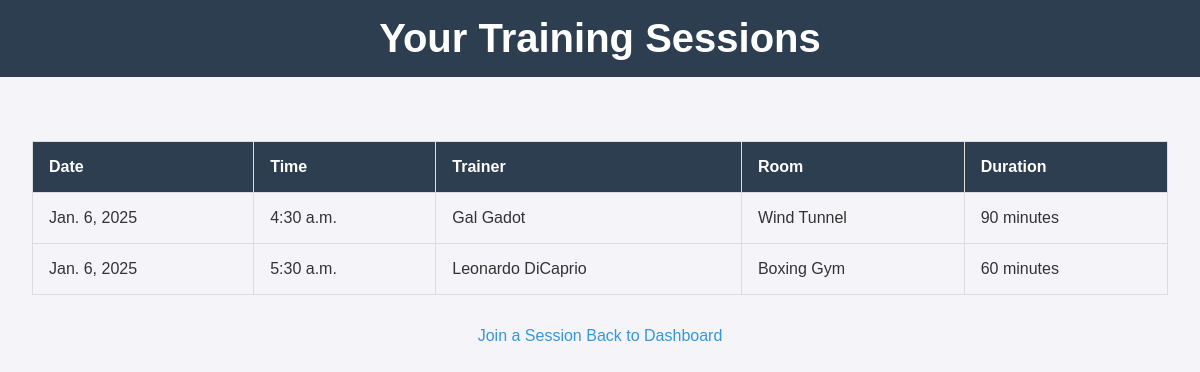
/joined-sessions/ (signed in), run on the app's committed database.
### fitness_app/models.py (models this page shows, shortened)
class MemberJoinsSession(models.Model):
    member = models.ForeignKey(Member, on_delete=models.CASCADE)
    session = models.ForeignKey(TrainingSession, on_delete=models.CASCADE)
    joined_date = models.DateTimeField(auto_now_add=True)
    attended = models.BooleanField(default=False)
    class Meta:
        unique_together = ('member', 'session')

class TrainingSession(models.Model):
    trainer = models.ForeignKey('Trainer', on_delete=models.CASCADE)
    space = models.ForeignKey('Space', on_delete=models.CASCADE)
    date = models.DateField()
    time = models.TimeField()
    duration = models.PositiveIntegerField()  # Duration in minutes

class Trainer(models.Model):
    user = models.OneToOneField(User, on_delete=models.CASCADE, null=True, blank=True)
    trainer_id = models.AutoField(primary_key=True)
    first_name = models.CharField(max_length=50)
    last_name = models.CharField(max_length=50)

class Space(models.Model):
    YOGA_STUDIO = "Yoga Studio"
    TREADMILL_ROOM = "Treadmill Room"
    WEIGHT_ROOM_1 = "Weight Room 1"
    WEIGHT_ROOM_2 = "Weight Room 2"
    WEIGHT_ROOM_3 = "Weight Room 3"
    BOXING_GYM = "Boxing Gym"
    CROSSFIT_GYM = "CrossFit Gym"
    WIND_TUNNEL = "Wind Tunnel"
    DANCE_STUDIO = "Dance Studio"
    SPACE_CHOICES = [
        (YOGA_STUDIO, "Yoga Studio"),
        (TREADMILL_ROOM, "Treadmill Room"),
        (WEIGHT_ROOM_1, "Weight Room 1"),
        (WEIGHT_ROOM_2, "Weight Room 2"),
        (WEIGHT_ROOM_3, "Weight Room 3"),
        (BOXING_GYM, "Boxing Gym"),
        (CROSSFIT_GYM, "CrossFit Gym"),
        (WIND_TUNNEL, "Wind Tunnel"),
        (DANCE_STUDIO, "Dance Studio"),
    ]
    name = models.CharField(max_length=50, choices=SPACE_CHOICES, unique=True)

### fitness_app/views.py (the view)
# urls.py: path('joined-sessions/', views.joined_sessions, name='joined_sessions'),
@login_required
def joined_sessions(request):
    member = Member.objects.get(id=request.user.id)
    joined_sessions = MemberJoinsSession.objects.filter(member=member)
    return render(request, "joined_sessions.html", {"joined_sessions": joined_sessions})

### fitness_app/templates/joined_sessions.html (shortened to what this page needs)
{% load static %}
<!DOCTYPE html>
<html lang="en">
<head>
    <link rel="stylesheet" href="{% static 'css/style.css' %}">
</head>
<body>
    <header>
        <h1>Your Training Sessions</h1>
    </header>
    <main>
        {% if joined_sessions %}
            <table>
                <thead>
                    <tr>
                        <th>Date</th>
                        <th>Time</th>
                        <th>Trainer</th>
                        <th>Room</th>
                        <th>Duration</th>
                    </tr>
                </thead>
                <tbody>
                    {% for join in joined_sessions %}
                        <tr>
                            <td>{{ join.session.date }}</td>
                            <td>{{ join.session.time }}</td>
                            <td>{{ join.session.trainer.first_name }} {{ join.session.trainer.last_name }}</td>
                            <td>{{ join.session.space.name }}</td>
                            <td>{{ join.session.duration }} minutes</td>
                        </tr>
                    {% endfor %}
                </tbody>
            </table>
        {% else %}
            <p>You have not joined any sessions yet.</p>
        {% endif %}
        <div class="navigation-buttons">
            <a href="{% url 'available_dates' %}" class="button">Join a Session</a>
            <a href="{% url 'member_dashboard' %}" class="button">Back to Dashboard</a>
        </div>
    </main>
</body>
</html>

### static/css/style.css (style rules this page uses)
body { font-family: 'Arial', sans-serif; margin: 0; padding: 0; background-color: #f4f4f9; color: #333; }
header { background-color: #2c3e50; color: white; padding: 1rem 2rem; text-align: center; }
header h1 { margin: 0; font-size: 2.5rem; }
main { padding: 2rem; text-align: center; }
a { color: #3498db; text-decoration: none; }
table { width: 100%; border-collapse: collapse; margin: 2rem 0; }
table th, table td { border: 1px solid #ddd; padding: 1rem; text-align: left; }
table th { background-color: #2c3e50; color: white; }

### data on the page
MemberJoinsSession: session "Jan. 6, 2025", session.time "4:30 a.m.", session.trainer.first_name "Gal", session.trainer.last_name "Gadot", session.space.name "Wind Tunnel", session.duration "90"
MemberJoinsSession: session "Jan. 6, 2025", session.time "5:30 a.m.", session.trainer.first_name "Leonardo", session.trainer.last_name "DiCaprio", session.space.name "Boxing Gym", session.duration "60"
